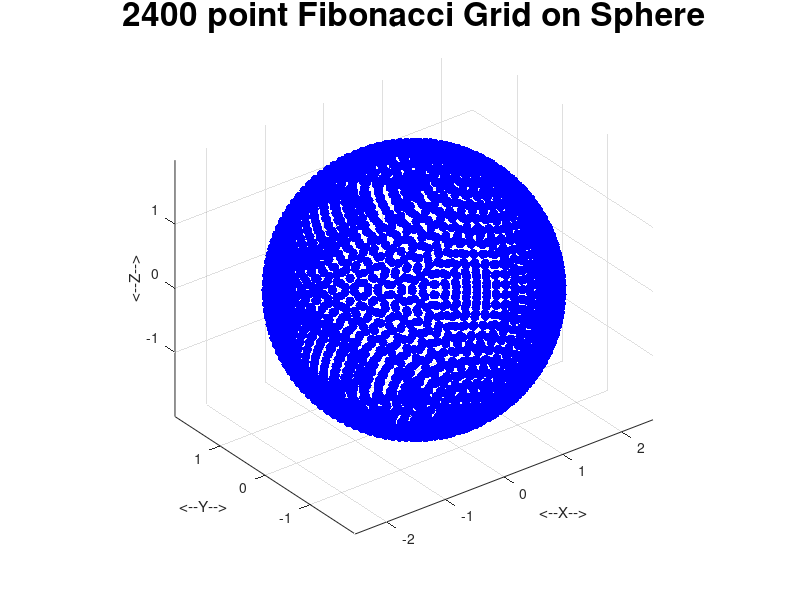

The MATLAB source for this figure: (Note: this script raises an error after producing the figure.)
clc
clear all 
close all
% % 
% % counter = 0;
% % 
% % xC = 0.1;
% % yC = 0.1;
% % 
% % zMax = 0.10;
% % 
% % al = 0.01;
% % 
% % R = zMax;
% % r = 0;
% % 
% % C = 0;
% % z = zMax - 0.00001;
% % 
% % figure(1)
% % hold on;
% % 
% % while(z >= 0)
% %     r = sqrt(R^2 - z^2)
% %     CI = (2 * pi * al) / (2*pi*R);
% %     
% %     while(C < 2*pi)
% % 
% %         C = C + CI;
% % 
% %         x = R * cos(C);
% %         y = R * sin(C);
% % 
% %         %x = x + xC;
% %         %y = y + yC;
% % 
% %         plot3(x, y, z, '*', 'MarkerSize', 10)
% %         axis([-0.5 0.5 -0.5 0.5, -0.5, 0.5])
% %         grid on;
% % 
% %         counter = counter + 1;
% % 
% % 
% %     end
% %     C = 0;
% %     z = z - 0.01
% % end
% % 
% % counter
% % 
% % hold off;
% % 
% % density = counter;
% % 
% % %Now for a planar surface
% % depth = 0;
% % 
% % lengthMin = 0;
% % lengthMax = 2 * pi * R;
% % heightMin = 0;
% % heightMax = zMax;
% % 
% % intervalArea = 0;
% % 
% % figure(2)
% % hold on;
% % 
% % 
% % 
% % hold off;

% areaTarget = 75 * .3275*0.4;
% area = 0;
% hp = 0.3275/0.4;
% wp = 1;
% while(area < areaTarget)
%    temp = area;
%    area = hp * wp;
%    hp = hp * 1.001;
%    wp = wp * 1.001;
% end
% 
% temp
% area
% hp
% wp




%%%%%%%%%%%%%%%%fibonacci%%%%%%%%%%%%%%%%%%%%%%%%%%%%
ng = 1200 * 2;
maxR = 2

phi = ( 1.0 + sqrt ( 5.0 ) ) / 2.0

i = ( - ( ng - 1 ) : 2 : ( ng - 1 ) )';
theta = 2 * pi * i / phi;
sphi = i / (ng/maxR)
cphi = sqrt ( ( ng + i ) .* ( ng - i ) ) / (ng/maxR)

xg = zeros ( ng/2, 3 );

xg(1:ng,1) = cphi .* sin ( theta );
xg(1:ng,2) = cphi .* cos ( theta );
xg(1:ng,3) = sphi;

figure ( )
clf
hold on
[ x, y, z ] = sphere ( 20 );
x = (maxR - 0.05) * x;
y = (maxR - 0.05) * y;
z = (maxR - 0.05) * z;
c = ones ( size ( z ) );
% surf ( x, y, z, c );
plot3 ( xg(:,1), xg(:,2), xg(:,3), 'b.', 'Markersize', 20 );
axis equal
grid on
view ( 3 )
xlabel ( '<--X-->' )
ylabel ( '<--Y-->' )
zlabel ( '<--Z-->' )
title ( sprintf ( '%d point Fibonacci Grid on Sphere', ng ), 'FontSize', 24 );
hold off

print ( '-dpng', filename );
fprintf ( 1, '\n' );
fprintf ( 1, '  Plot file saved to "%s".\n', filename );
